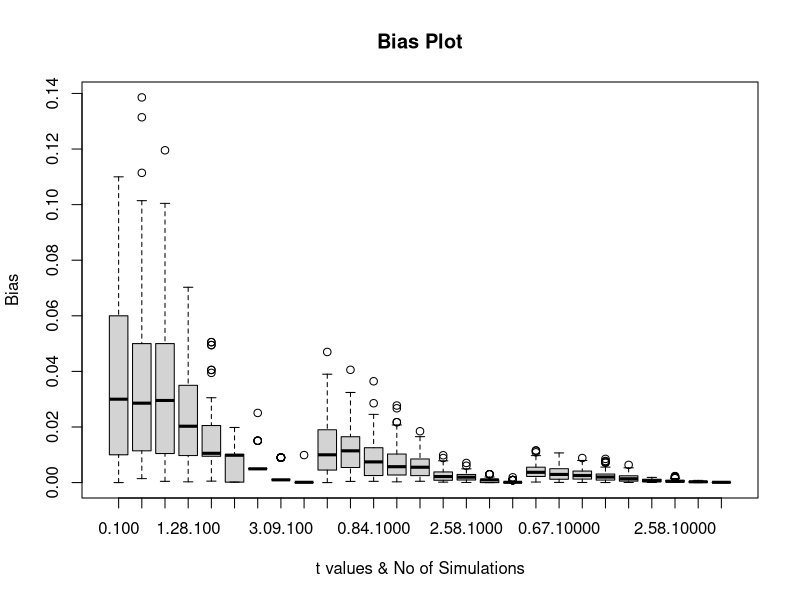

The R script that drew this image:
Bias <- function(simulation_no,t) {
  random_generated_values <- rnorm(simulation_no)
  random_values_lt_t <- random_generated_values[random_generated_values <= t]
  number_satisfying <- length(random_values_lt_t)
  cdf_approx <- number_satisfying/simulation_no
  bias <- abs(cdf_approx - pnorm(t,0,1))
  return(bias) 
}

data_gen <- function(t_values,simulation_values) {
  table_of_values <- data.frame()
  
  for (t in t_values) {
    for (simulation_no in simulation_values) {
      for (p in 1:100) {
        temp <- Bias(simulation_no,t)
        table_of_values <- rbind(table_of_values, c(t,simulation_no, p, temp))
      }
    }
  }
  colnames(table_of_values) <- c("t_value","no_of_simulations","replication_no","Bias")
  return(table_of_values)
}

proj_t_values <- c(0.0,.67,.84,1.28,1.65,2.32,2.58,3.09,3.72)
proj_simulation_values <- c(100,1000,10000)

table <- data_gen(proj_t_values,proj_simulation_values)
boxplot( Bias~t_value*no_of_simulations,data= table, ylab='Bias', xlab='t values & No of Simulations', main = 'Bias Plot' )
